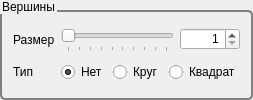
           <widget class="QGroupBox" name="gbVerticesSettings">
            <property name="sizePolicy">
             <sizepolicy hsizetype="Preferred" vsizetype="Minimum">
              <horstretch>0</horstretch>
              <verstretch>0</verstretch>
             </sizepolicy>
            </property>
            <property name="styleSheet">
             <string notr="true">QGroupBox::title {
    subcontrol-origin: margin;
    padding: 0px 0 0 0px;
}

QGroupBox {
    border: 2px solid gray;
    border-radius: 5px;
    margin-top: 10px;
}</string>
            </property>
            <property name="title">
             <string>Вершины</string>
            </property>
            <layout class="QGridLayout" name="gridLayout_5">
             <item row="0" column="0">
              <widget class="QLabel" name="lbVerticesSize">
               <property name="text">
                <string>Размер</string>
               </property>
              </widget>
             </item>
             <item row="0" column="1" colspan="3">
              <widget class="QSlider" name="hslVerticesSize">
               <property name="sizePolicy">
                <sizepolicy hsizetype="Preferred" vsizetype="Fixed">
                 <horstretch>0</horstretch>
                 <verstretch>0</verstretch>
                </sizepolicy>
               </property>
               <property name="minimumSize">
                <size>
                 <width>90</width>
                 <height>25</height>
                </size>
               </property>
               <property name="cursor">
                <cursorShape>SplitHCursor</cursorShape>
               </property>
               <property name="minimum">
                <number>1</number>
               </property>
               <property name="maximum">
                <number>10</number>
               </property>
               <property name="pageStep">
                <number>1</number>
               </property>
               <property name="value">
                <number>1</number>
               </property>
               <property name="sliderPosition">
                <number>1</number>
               </property>
               <property name="orientation">
                <enum>Qt::Horizontal</enum>
               </property>
               <property name="tickPosition">
                <enum>QSlider::TicksBelow</enum>
               </property>
               <property name="tickInterval">
                <number>1</number>
               </property>
              </widget>
             </item>
             <item row="1" column="0">
              <widget class="QLabel" name="lbVerticesType">
               <property name="text">
                <string>Тип</string>
               </property>
              </widget>
             </item>
             <item row="1" column="1">
              <widget class="QRadioButton" name="rbNoneVerticesType">
               <property name="sizePolicy">
                <sizepolicy hsizetype="Expanding" vsizetype="Fixed">
                 <horstretch>0</horstretch>
                 <verstretch>0</verstretch>
                </sizepolicy>
               </property>
               <property name="text">
                <string>Нет</string>
               </property>
               <property name="checked">
                <bool>true</bool>
               </property>
              </widget>
             </item>
             <item row="1" column="2">
              <widget class="QRadioButton" name="rbCircleVerticesType">
               <property name="sizePolicy">
                <sizepolicy hsizetype="Expanding" vsizetype="Fixed">
                 <horstretch>0</horstretch>
                 <verstretch>0</verstretch>
                </sizepolicy>
               </property>
               <property name="text">
                <string>Круг</string>
               </property>
              </widget>
             </item>
             <item row="1" column="3" colspan="2">
              <widget class="QRadioButton" name="rbSquareVerticesType">
               <property name="sizePolicy">
                <sizepolicy hsizetype="Expanding" vsizetype="Fixed">
                 <horstretch>0</horstretch>
                 <verstretch>0</verstretch>
                </sizepolicy>
               </property>
               <property name="text">
                <string>Квадрат</string>
               </property>
              </widget>
             </item>
             <item row="0" column="4">
              <widget class="QSpinBox" name="sbVerticesSize">
               <property name="sizePolicy">
                <sizepolicy hsizetype="Minimum" vsizetype="Fixed">
                 <horstretch>0</horstretch>
                 <verstretch>0</verstretch>
                </sizepolicy>
               </property>
               <property name="minimumSize">
                <size>
                 <width>60</width>
                 <height>22</height>
                </size>
               </property>
               <property name="maximumSize">
                <size>
                 <width>56</width>
                 <height>22</height>
                </size>
               </property>
               <property name="wrapping">
                <bool>false</bool>
               </property>
               <property name="alignment">
                <set>Qt::AlignRight|Qt::AlignTrailing|Qt::AlignVCenter</set>
               </property>
               <property name="minimum">
                <number>1</number>
               </property>
               <property name="maximum">
                <number>10</number>
               </property>
              </widget>
             </item>
            </layout>
           </widget>
